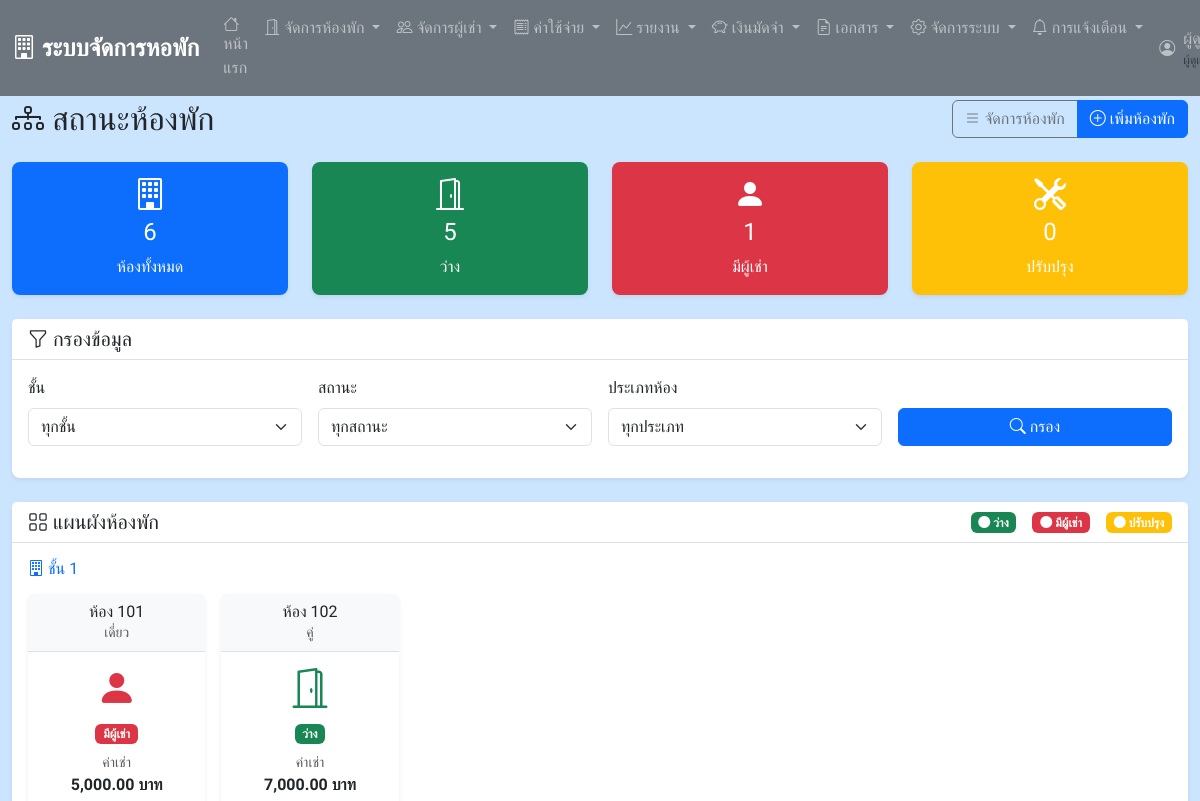
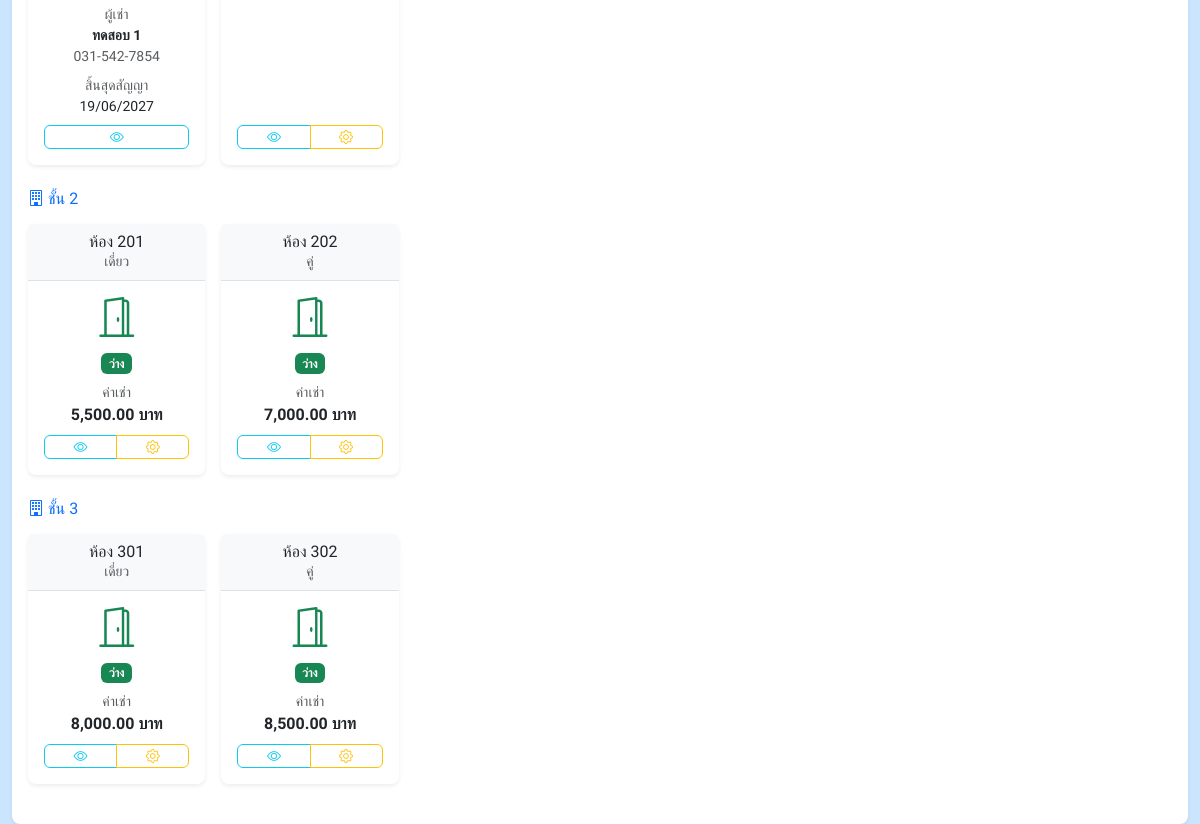
The app's page /rooms/room_status.php (signed in), older data (2 pictures, top to bottom).
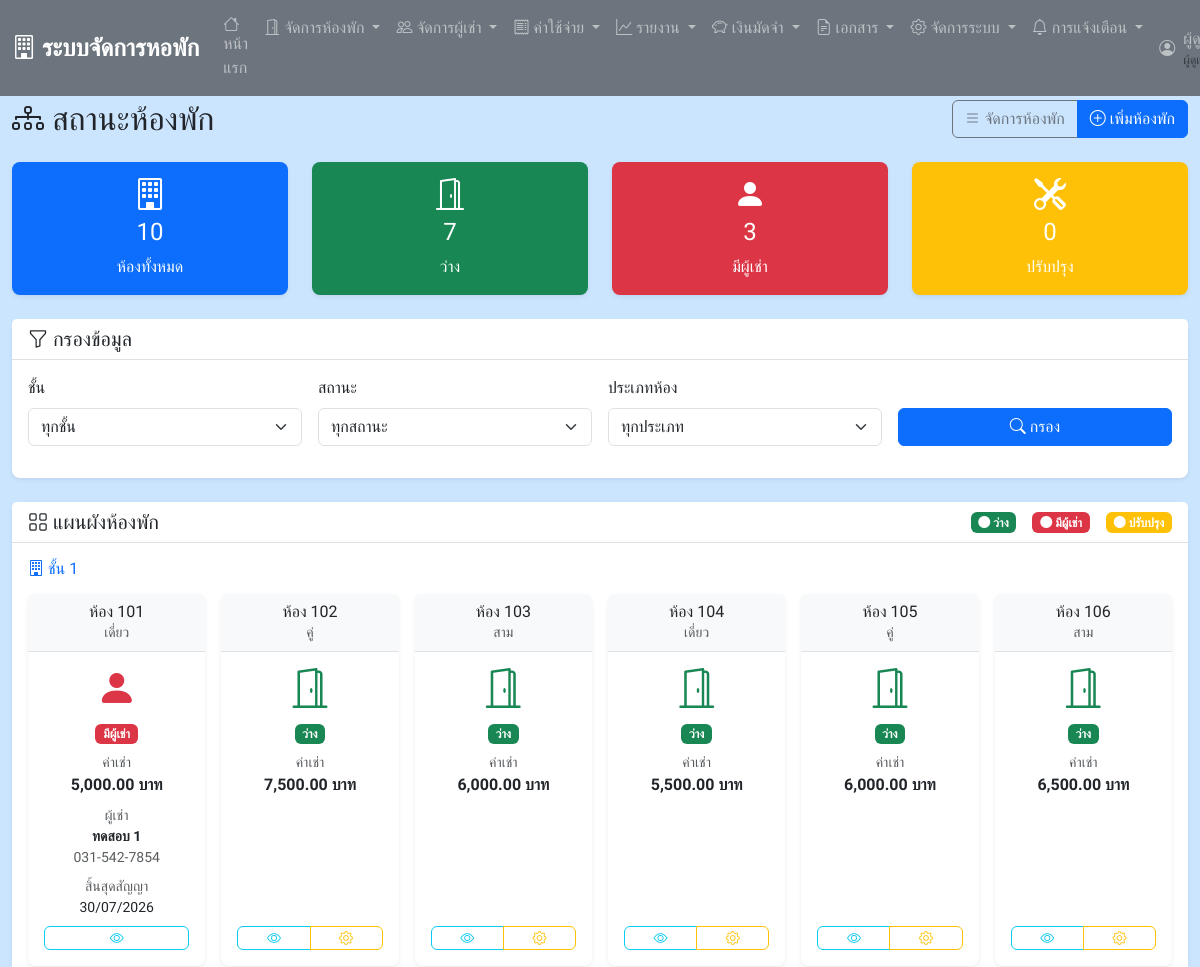
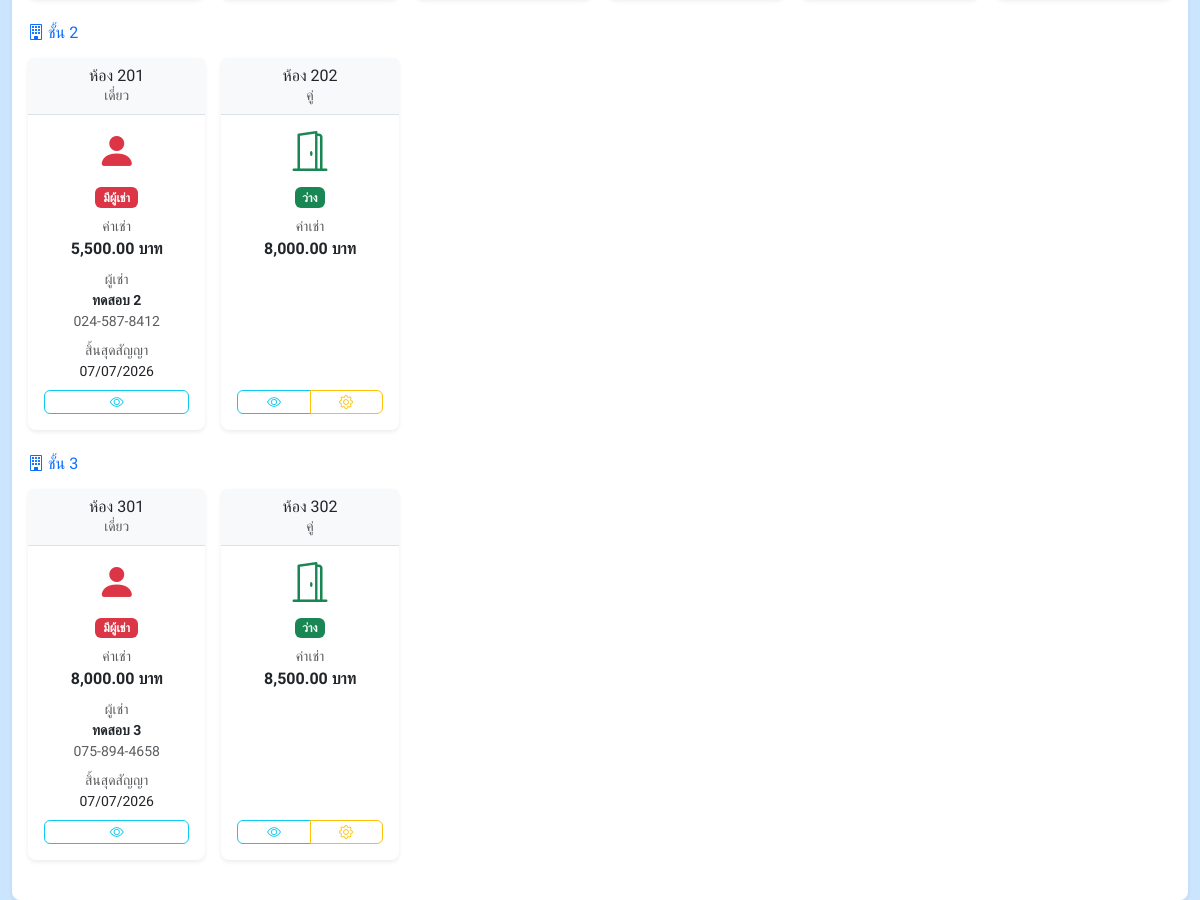
The same page, newer data (2 pictures, top to bottom).
### tables this page shows
CREATE TABLE `rooms` (
  `room_id` int(11) NOT NULL,
  `room_number` varchar(10) NOT NULL,
  `room_type` enum('single','double','triple') NOT NULL,
  `monthly_rent` decimal(10,2) NOT NULL,
  `deposit` decimal(10,2) NOT NULL,
  `room_status` enum('available','occupied','maintenance') DEFAULT 'available',
  `floor_number` int(11) DEFAULT NULL,
  `room_description` text DEFAULT NULL,
  `created_at` timestamp NOT NULL DEFAULT current_timestamp()
);

### config.php (called while the page is built, shortened)
<?php
function formatCurrency($amount) {
    return number_format($amount, 2) . ' บาท';
}
function formatDate($date) {
    return date('d/m/Y', strtotime($date));
}
?>

### rooms/room_status.php (the view, shortened to what the changed rows need)
<?php
require_once 'includes/header.php';
$sql = "SELECT r.*,
        (SELECT COUNT(*) FROM contracts c WHERE c.room_id = r.room_id AND c.contract_status = 'active') as has_tenant,
        (SELECT CONCAT(t.first_name, ' ', t.last_name)
         FROM contracts c
         JOIN tenants t ON c.tenant_id = t.tenant_id
         WHERE c.room_id = r.room_id AND c.contract_status = 'active'
         LIMIT 1) as tenant_name,
        (SELECT c.contract_start
         FROM contracts c
         WHERE c.room_id = r.room_id AND c.contract_status = 'active'
         LIMIT 1) as move_in_date,
        (SELECT c.contract_end
         FROM contracts c
         WHERE c.room_id = r.room_id AND c.contract_status = 'active'
         LIMIT 1) as contract_end_date,
        (SELECT t.phone
         FROM contracts c
         JOIN tenants t ON c.tenant_id = t.tenant_id
         WHERE c.room_id = r.room_id AND c.contract_status = 'active'
         LIMIT 1) as tenant_phone
        FROM rooms r WHERE 1=1";
$params = [];
$sql .= " ORDER BY r.floor_number ASC, CAST(SUBSTRING(r.room_number, 2) AS UNSIGNED) ASC";
try {
    $stmt = $pdo->prepare($sql);
    $stmt->execute($params);
    $rooms = $stmt->fetchAll();
    $stats = [
        'total' => 0,
        'available' => 0,
        'occupied' => 0,
        'maintenance' => 0
    ];
    foreach ($rooms as $room) {
        $stats['total']++;
        if ($room['has_tenant'] > 0) {
            $stats['occupied']++;
        } else {
            $stats[$room['room_status']]++;
        }
    }
    $floor_stmt = $pdo->query("SELECT DISTINCT floor_number FROM rooms ORDER BY floor_number");
    $floors = $floor_stmt->fetchAll();
} catch(PDOException $e) {
    $error_message = "เกิดข้อผิดพลาดในการดึงข้อมูล: " . $e->getMessage();
}
?>
<div class="container-fluid mt-4">
    <div class="row">
        <div class="col-12">
            <div class="d-flex justify-content-between align-items-center mb-4">
                <h2 class="mb-0">
                    <i class="bi bi-diagram-3"></i>
                    สถานะห้องพัก
                </h2>
            </div>
            <div class="row mb-4">
                <div class="col-md-3">
                    <div class="card text-white bg-primary">
                        <div class="card-body text-center">
                            <i class="bi bi-building fs-2"></i>
                            <h4 class="mt-2"><?php echo $stats['total']; ?></h4>
                            <p class="mb-0">ห้องทั้งหมด</p>
                        </div>
                    </div>
                </div>
                <div class="col-md-3">
                    <div class="card text-white bg-success">
                        <div class="card-body text-center">
                            <i class="bi bi-door-open fs-2"></i>
                            <h4 class="mt-2"><?php echo $stats['available']; ?></h4>
                            <p class="mb-0">ว่าง</p>
                        </div>
                    </div>
                </div>
                <div class="col-md-3">
                    <div class="card text-white bg-danger">
                        <div class="card-body text-center">
                            <i class="bi bi-person-fill fs-2"></i>
                            <h4 class="mt-2"><?php echo $stats['occupied']; ?></h4>
                            <p class="mb-0">มีผู้เช่า</p>
                        </div>
                    </div>
                </div>
            </div>
            <div class="card">
                <div class="card-body">
                    <?php if (empty($rooms)): ?>
                        <div class="text-center py-5">
                            <i class="bi bi-building display-1 text-muted"></i>
                            <h4 class="text-muted mt-3">ไม่พบข้อมูลห้องพัก</h4>
                            <p class="text-muted">ไม่มีข้อมูลที่ตรงกับเงื่อนไขการกรอง</p>
                        </div>
                    <?php else: ?>
                        <?php
                        $rooms_by_floor = [];
                        foreach ($rooms as $room) {
                            $rooms_by_floor[$room['floor_number']][] = $room;
                        }
                        ksort($rooms_by_floor);
                        ?>
                        <?php foreach ($rooms_by_floor as $floor => $floor_rooms): ?>
                            <div class="mb-4">
                                <h6 class="text-primary mb-3">
                                    <i class="bi bi-building"></i>
                                    ชั้น <?php echo $floor; ?>
                                </h6>
                                <div class="row g-3">
                                    <?php foreach ($floor_rooms as $room): ?>
                                        <?php
                                        $room_status = '';
                                        $card_class = '';
                                        $icon = '';
                                        $status_text = '';
                                        if ($room['has_tenant'] > 0) {
                                            $card_class = 'border-danger';
                                            $room_status = 'occupied';
                                            $icon = 'bi-person-fill';
                                            $status_text = 'มีผู้เช่า';
                                        } else {
                                            switch ($room['room_status']) {
                                                case 'available':
                                                    $card_class = 'border-success';
                                                    $room_status = 'available';
                                                    $icon = 'bi-door-open';
                                                    $status_text = 'ว่าง';
                                                    break;
                                            }
                                        }
                                        ?>
                                        <div class="col-xl-2 col-lg-3 col-md-4 col-sm-6">
                                            <div class="card h-100 <?php echo $card_class; ?>" style="min-height: 200px;">
                                                <div class="card-header text-center bg-light">
                                                    <h6 class="mb-0">ห้อง <?php echo $room['room_number']; ?></h6>
                                                    <small class="text-muted">
                                                        <?php
                                                        switch ($room['room_type']) {
                                                            case 'single': echo 'เดี่ยว'; break;
                                                            case 'double': echo 'คู่'; break;
                                                            case 'triple': echo 'สาม'; break;
                                                        }
                                                        ?>
                                                    </small>
                                                </div>
                                                <div class="card-body text-center d-flex flex-column">
                                                    <div class="mb-3">
                                                        <i class="<?php echo $icon; ?> fs-1 text-<?php echo $room_status == 'occupied' ? 'danger' : ($room_status == 'available' ? 'success' : 'warning'); ?>"></i>
                                                    </div>
                                                    <div class="mb-2">
                                                        <span class="badge bg-<?php echo $room_status == 'occupied' ? 'danger' : ($room_status == 'available' ? 'success' : 'warning'); ?>">
                                                            <?php echo $status_text; ?>
                                                        </span>
                                                    </div>
                                                    <div class="mb-2">
                                                        <small class="text-muted d-block">ค่าเช่า</small>
                                                        <strong><?php echo formatCurrency($room['monthly_rent']); ?></strong>
                                                    </div>
                                                    <?php if ($room['has_tenant'] > 0): ?>
                                                        <div class="mb-2">
                                                            <small class="text-muted d-block">ผู้เช่า</small>
                                                            <small class="fw-bold"><?php echo $room['tenant_name']; ?></small>
                                                            <?php if ($room['tenant_phone']): ?>
                                                                <br><small class="text-muted"><?php echo $room['tenant_phone']; ?></small>
                                                            <?php endif; ?>
                                                        </div>
                                                        <div class="mb-2">
                                                            <small class="text-muted d-block">สิ้นสุดสัญญา</small>
                                                            <small><?php echo formatDate($room['contract_end_date']); ?></small>
                                                        </div>
                                                    <?php endif; ?>
                                                    <div class="mt-auto">
                                                        <div class="btn-group w-100" role="group">
                                                            <a href="view_room.php?id=<?php echo $room['room_id']; ?>"
                                                               class="btn btn-sm btn-outline-info"
                                                               data-bs-toggle="tooltip"
                                                               title="ดูรายละเอียด">
                                                                <i class="bi bi-eye"></i>
                                                            </a>
                                                            <?php if ($room['has_tenant'] == 0): ?>
                                                                <button type="button"
                                                                        class="btn btn-sm btn-outline-warning"
                                                                        data-bs-toggle="modal"
                                                                        data-bs-target="#statusModal"
                                                                        data-room-id="<?php echo $room['room_id']; ?>"
                                                                        data-room-number="<?php echo $room['room_number']; ?>"
                                                                        data-current-status="<?php echo $room['room_status']; ?>"
                                                                        title="เปลี่ยนสถานะ">
                                                                    <i class="bi bi-gear"></i>
                                                                </button>
                                                            <?php endif; ?>
                                                        </div>
                                                    </div>
                                                </div>
                                            </div>
                                        </div>
                                    <?php endforeach; ?>
                                </div>
                            </div>
                        <?php endforeach; ?>
                    <?php endif; ?>
                </div>
            </div>
        </div>
    </div>
</div>
<?php include 'includes/footer.php'; ?>

Row changes from the older to the newer data that the page shows:
computed for rooms "5,000.00 บาท": contract_end_date "19/06/2027" → "30/07/2026"
changed rooms: monthly_rent "7,000.00 บาท" → "7,500.00 บาท"
added rooms: room_number "103", room_type "สาม", room_status "ว่าง", monthly_rent "6,000.00 บาท", shown under "1"
added rooms: room_number "104", room_type "เดี่ยว", room_status "ว่าง", monthly_rent "5,500.00 บาท", shown under "1"
added rooms: room_number "105", room_type "คู่", room_status "ว่าง", monthly_rent "6,000.00 บาท", shown under "1"
added rooms: room_number "106", room_type "สาม", room_status "ว่าง", monthly_rent "6,500.00 บาท", shown under "1"
changed rooms (number 7 of 10 on the later page): room_status "ว่าง" → "มีผู้เช่า"
changed rooms (number 8 of 10 on the later page): monthly_rent "7,000.00 บาท" → "8,000.00 บาท"
changed rooms (number 9 of 10 on the later page): room_status "ว่าง" → "มีผู้เช่า"
Text that changed along with them:
$stats['total']: "6" → "10"
$stats['available']: "5" → "7"
$stats['occupied']: "1" → "3"
new list line: "ผู้เช่า ทดสอบ 2 024-587-8412 สิ้นสุดสัญญา 07/07/2026"
new list line: "ผู้เช่า ทดสอบ 3 075-894-4658 สิ้นสุดสัญญา 07/07/2026"
